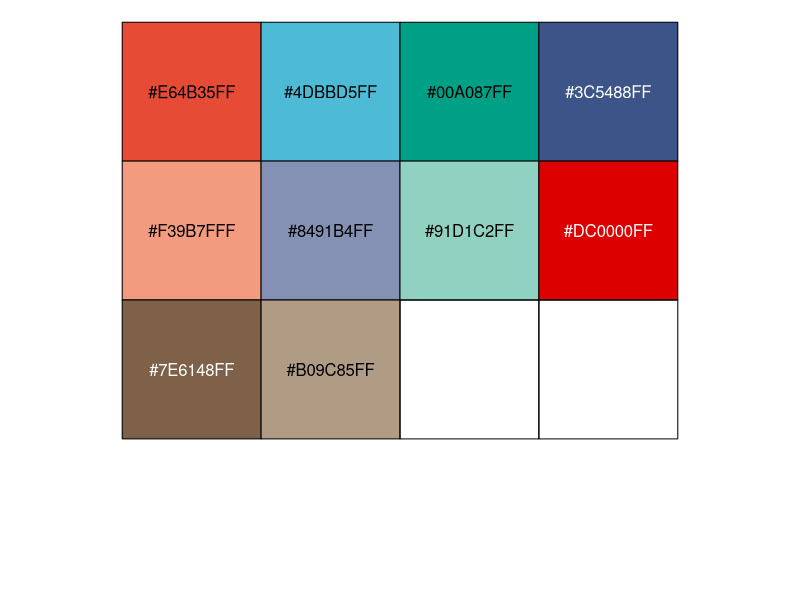
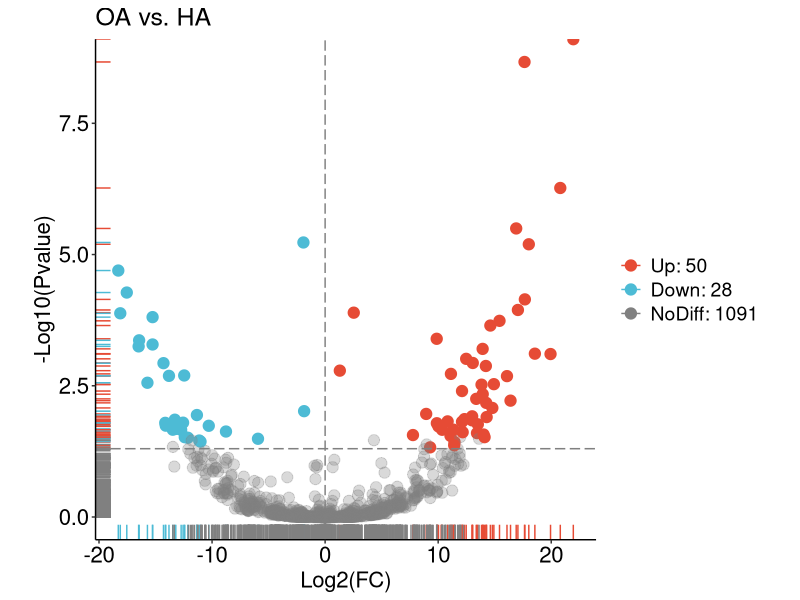
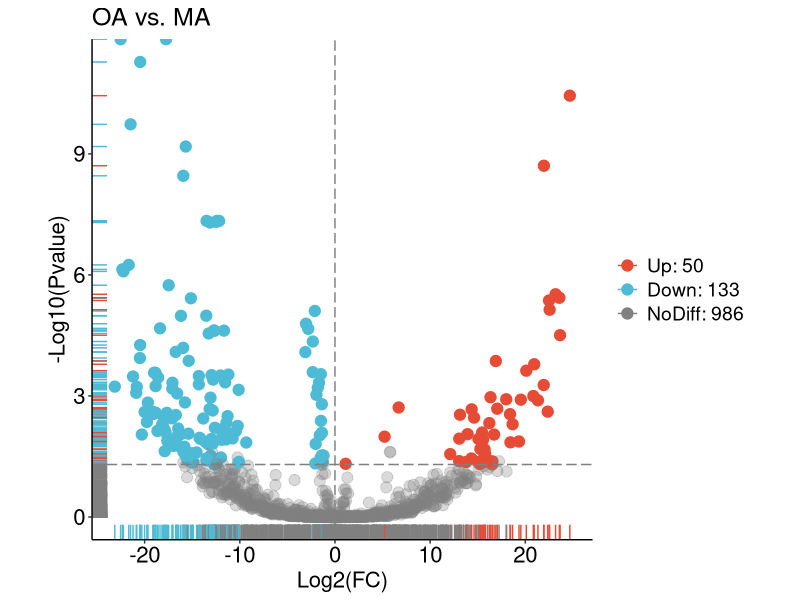
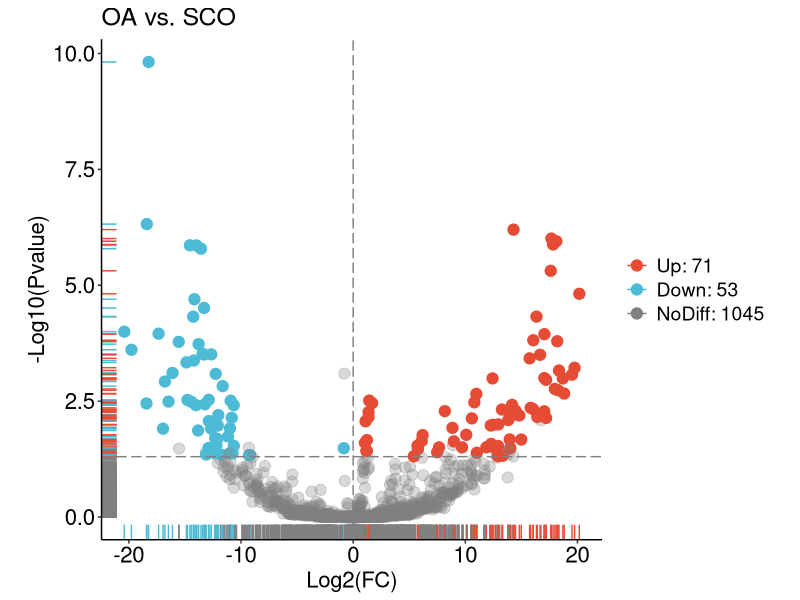
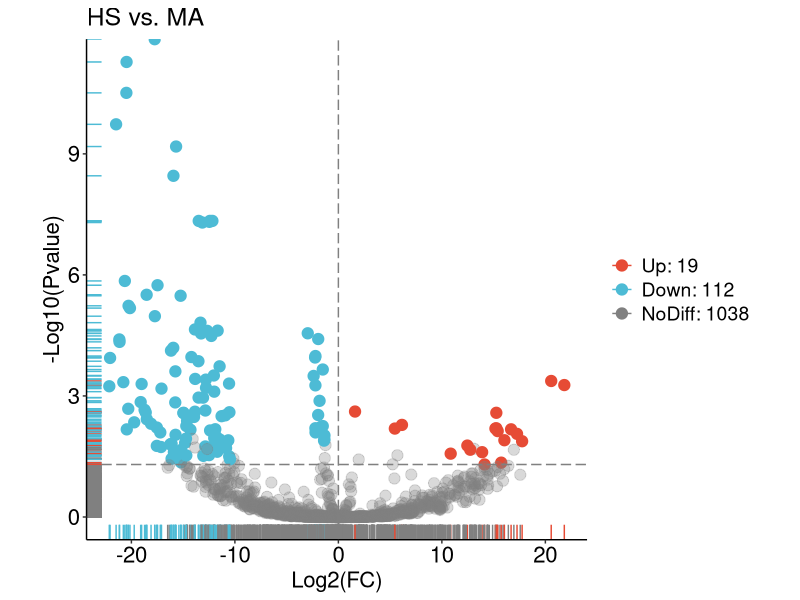
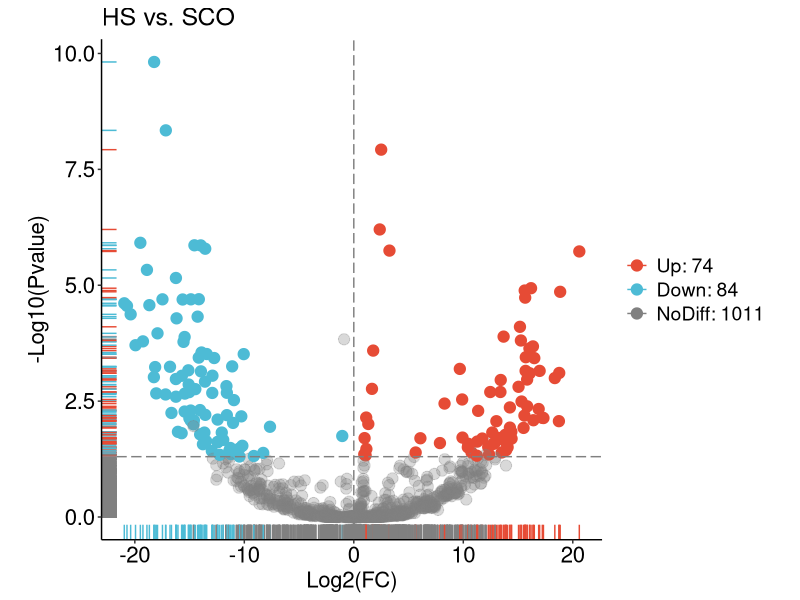
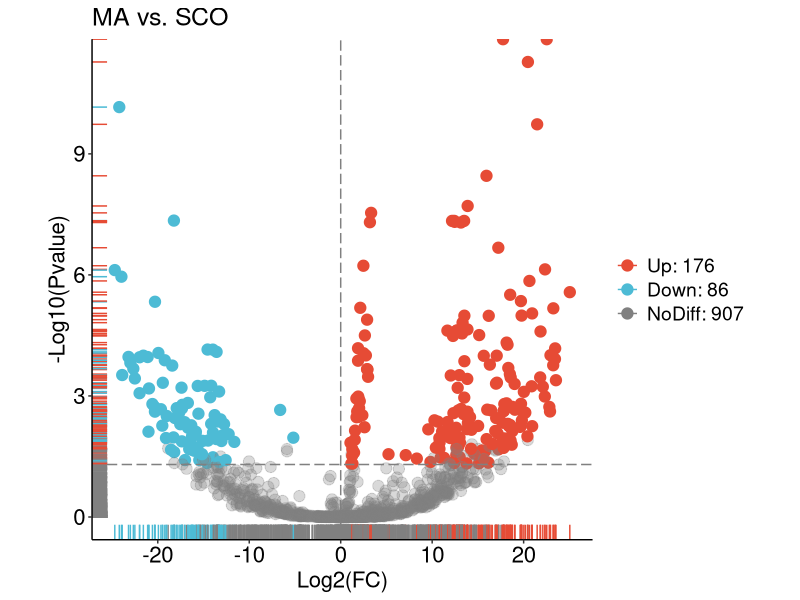
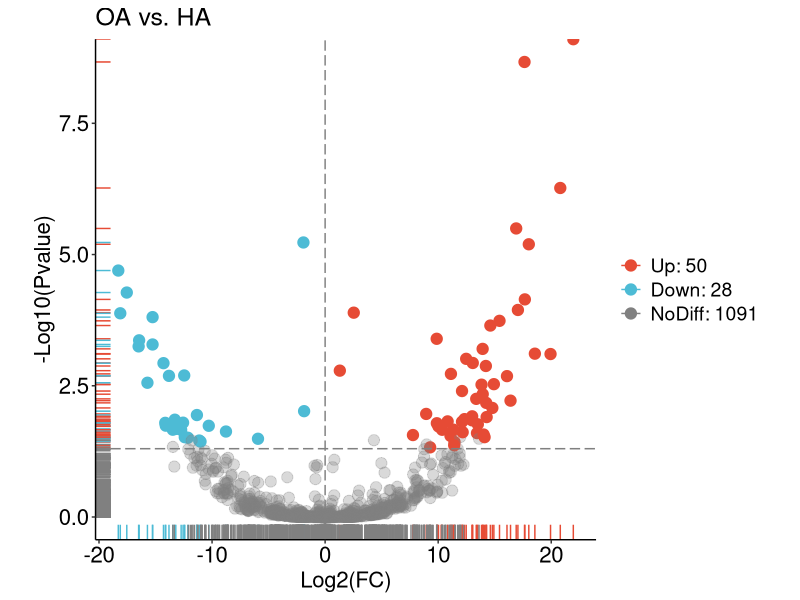

Write the R code that produced these figures, in order.
library(ggplot2)
library(dplyr)
library(ggplot2)
library(ggsci)
library(ggpubr)
library(scales)
library(ggplot2)
library(ggrepel)
# library(webr)
npg <- pal_npg()(10)
show_col(pal_npg()(10))

colmap <- c(npg[1],npg[2],"#808080")

result <- read.csv('Diffanalysis(p.adjust0.05_fc2).csv', 
                   row.names = 1, check.names = FALSE)

result$`Log2FC(OA/HS)` <- result$OA_mean - result$HS_mean
result$`Log2FC(OA/MA)` <- result$OA_mean - result$MA_mean
result$`Log2FC(OA/SCO)` <- result$OA_mean - result$SCO_mean
result$`Log2FC(HS/MA)` <- result$HS_mean - result$MA_mean
result$`Log2FC(HS/SCO)` <- result$HS_mean - result$SCO_mean
result$`Log2FC(MA/SCO)` <- result$MA_mean - result$SCO_mean



data <- data.frame(Log2FC = result$OA_mean - result$HS_mean,
                   pvalue = result$`OA-HS`,
                   FC =result$`Log2FC(Max/Min)`,
                   qvalue = result$ANOVA_p.adjust) 


plotvo <- function(data, t) {
  fc <- 2
  pval <- 0.05
  
  data$Regulation <- "No significance"
  data[which(data$Log2FC > 0 & data$pvalue < pval &
               data$FC > 1 & data$qvalue < 0.05),'Regulation']<-"Up-regulated"
  data[which(data$Log2FC < 0 & data$pvalue < pval &
               data$FC > 1 & data$qvalue < 0.05),'Regulation']<-"Down-regulated"
  
  data$Regulation <- factor(data$Regulation,levels = c("Up-regulated","Down-regulated","No significance"))
  data$alpha <- "transparent"
  data[which(data$Regulation != "No significance"), 'alpha'] = "solid"
  
  p <- ggplot(data, aes(x=Log2FC, y=-log10(pvalue))) +
    geom_point(size=3.5, aes(color=Regulation, alpha=alpha))+
    theme_classic() + theme(panel.grid=element_blank()) +
    geom_vline(xintercept = 0,color=colmap[3],linetype="longdash")+
    geom_hline(yintercept = -log10(pval),color=colmap[3],linetype="longdash")+
    ylab("-Log10(Pvalue)")+xlab("Log2(FC)")+ 
    scale_color_manual(name=NULL, values=colmap,
                       labels=c(sprintf("Up: %d", length(which(data$Regulation=="Up-regulated"))),
                                sprintf("Down: %d", length(which(data$Regulation=="Down-regulated"))),
                                sprintf("NoDiff: %d", length(which(data$Regulation=="No significance")))))+
    scale_alpha_manual(guide="none",values=c(1,0.3))+
    # scale_x_continuous(breaks = seq(-3,3,1))+
    # ylim(0, 8)+
    # xlim(-3, 3.4)+
    geom_rug(aes(color= Regulation))+
    # theme(legend.position=c(0.2, 0.89),
    #       legend.background = element_rect(fill = alpha("gray94", 0.6),colour = "black", linetype = "solid"))+
    theme(plot.title = element_text(color="black", size=18),
          axis.title.x = element_text(color="black", size=16),
          axis.title.y = element_text(color="black", size=16))+
    theme(axis.text.x = element_text(color="black",size=16),
          axis.text.y = element_text( color="black",size=16)) +
    theme(legend.title = element_text(size= 14),
          legend.text = element_text(size=14))+
    theme(aspect.ratio = 1) +
    labs(title = t)
  # theme(legend.position = "bottom",
  #       legend.justification = "center") +
  # guides(size = FALSE, alpha = FALSE) +
  # guides(color = guide_legend(override.aes = list(size=5))) +
  # theme(legend.key.height = unit(4, "line"))
  return(p)
}

data1 <- data.frame(Log2FC = result$OA_mean - result$HS_mean,
                    pvalue = result$`OA-HS`,
                    FC =result$`Log2FC(Max/Min)`,
                    qvalue = result$ANOVA_p.adjust)
p1 <- plotvo(data1, 'OA vs. HA')
p1

data2 <- data.frame(Log2FC = result$OA_mean - result$MA_mean,
                    pvalue = result$`OA-MA`,
                    FC =result$`Log2FC(Max/Min)`,
                    qvalue = result$ANOVA_p.adjust)
p2 <- plotvo(data2, 'OA vs. MA')
p2

data3 <- data.frame(Log2FC = result$OA_mean - result$SCO_mean,
                    pvalue = result$`SCO-OA`,
                    FC =result$`Log2FC(Max/Min)`,
                    qvalue = result$ANOVA_p.adjust)
p3 <- plotvo(data3, 'OA vs. SCO')
p3

data4 <- data.frame(Log2FC = result$HS_mean - result$MA_mean,
                    pvalue = result$`MA-HS`,
                    FC =result$`Log2FC(Max/Min)`,
                    qvalue = result$ANOVA_p.adjust)
p4 <- plotvo(data4, 'HS vs. MA')
p4

data5 <- data.frame(Log2FC = result$HS_mean - result$SCO_mean,
                    pvalue = result$`SCO-HS`,
                    FC =result$`Log2FC(Max/Min)`,
                    qvalue = result$ANOVA_p.adjust)
p5 <- plotvo(data5, 'HS vs. SCO')
p5

data6 <- data.frame(Log2FC = result$MA_mean - result$SCO_mean,
                    pvalue = result$`SCO-MA`,
                    FC =result$`Log2FC(Max/Min)`,
                    qvalue = result$ANOVA_p.adjust)
p6 <- plotvo(data6, 'MA vs. SCO')
p6

library(patchwork)
p <- (p1|p2|p3)/(p4|p5|p6)





# 保存 p1
ggsave(p1, file = 'GlycanSite_volcano_OA_vs_HS.pdf', width = 11, height = 8)

# 保存 p2
ggsave(p2, file = 'GlycanSite_volcano_OA_vs_MA.pdf', width = 11, height = 8)

# 保存 p3
ggsave(p3, file = 'GlycanSite_volcano_OA_vs_SCO.pdf', width = 11, height = 8)

# 保存 p4
ggsave(p4, file = 'GlycanSite_volcano_HS_vs_MA.pdf', width = 11, height = 8)

# 保存 p5
ggsave(p5, file = 'GlycanSite_volcano_HS_vs_SCO.pdf', width = 11, height = 8)

# 保存 p6
ggsave(p6, file = 'GlycanSite_volcano_MA_vs_SCO.pdf', width = 11, height = 8)
